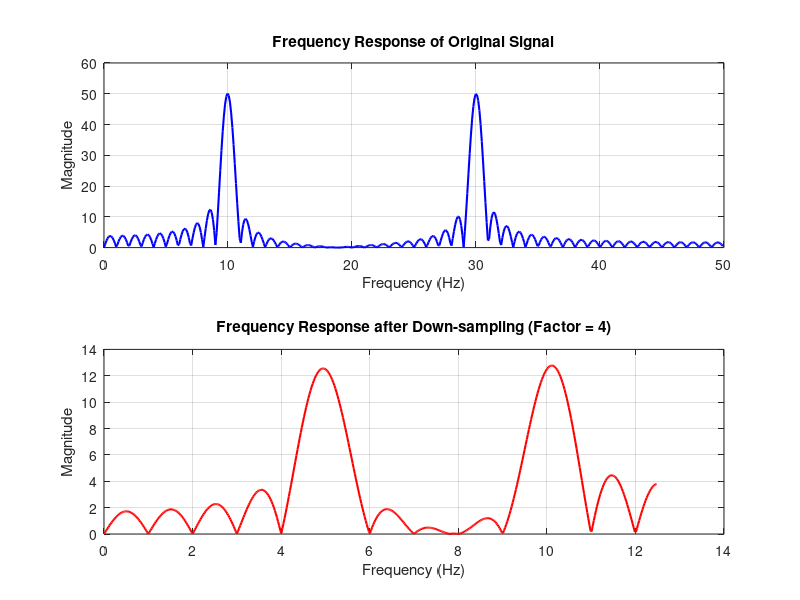

MATLAB code for this plot:
%effect of downsampling in freq domain
% Effect of Down-sampling in Frequency Domain
clc;
clear;

% Original signal (example: sinusoidal signal)
fs = 100; % Original sampling frequency
t = 0:1/fs:1; % Time vector
x = sin(2*pi*10*t) + sin(2*pi*30*t); % Signal with two frequency components

% Down-sampling factor
m = 4;

% Down-sampled signal
y = x(1:m:end); % Take every m-th sample
fs_down = fs / m; % New sampling frequency

% Frequency response of the original signal
[X, f] = freqz(x, 1, 512, fs);

% Frequency response of the down-sampled signal
[Y, f_down] = freqz(y, 1, 512, fs_down);

% Plotting
subplot(2, 1, 1);
plot(f, abs(X), 'b', 'LineWidth', 1.5);
grid on;
title('Frequency Response of Original Signal');
xlabel('Frequency (Hz)');
ylabel('Magnitude');

subplot(2, 1, 2);
plot(f_down, abs(Y), 'r', 'LineWidth', 1.5);
grid on;
title(['Frequency Response after Down-sampling (Factor = ', num2str(m), ')']);
xlabel('Frequency (Hz)');
ylabel('Magnitude');
